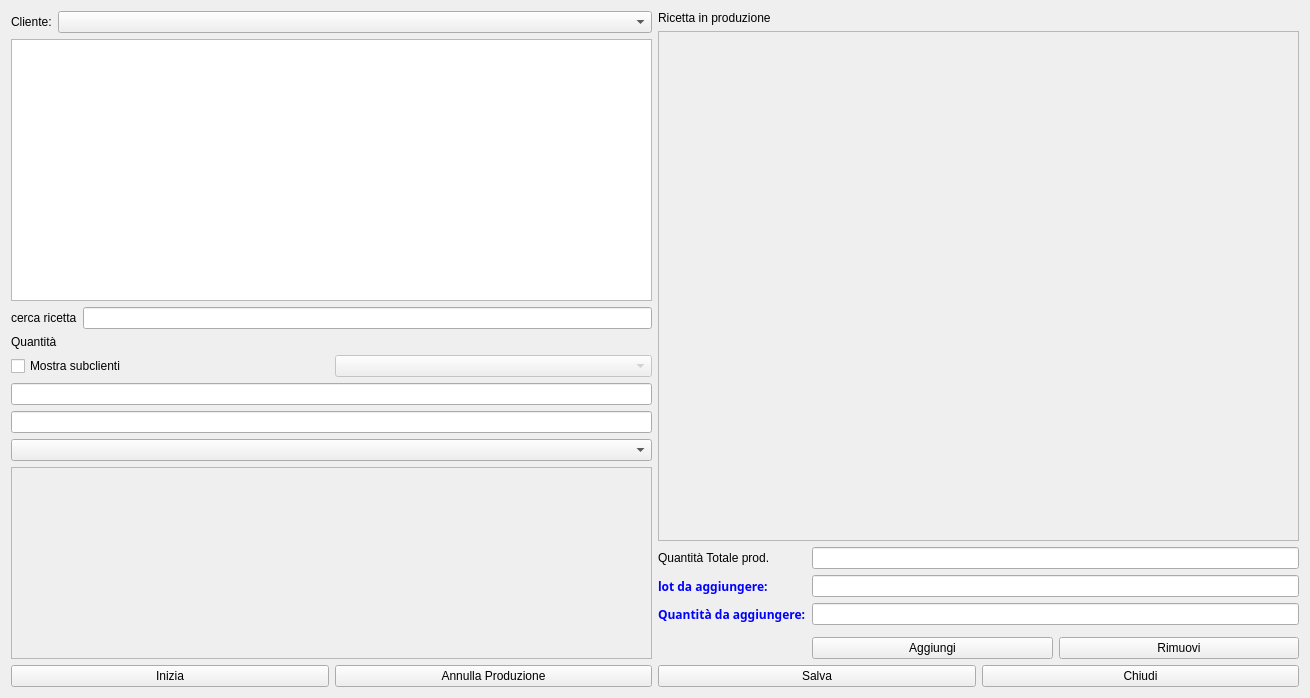
<?xml version="1.0" encoding="UTF-8"?>
<ui version="4.0">
 <class>HProduzione</class>
 <widget class="QWidget" name="HProduzione">
  <property name="windowModality">
   <enum>Qt::ApplicationModal</enum>
  </property>
  <property name="geometry">
   <rect>
    <x>0</x>
    <y>0</y>
    <width>1310</width>
    <height>698</height>
   </rect>
  </property>
  <property name="windowTitle">
   <string>Produzione</string>
  </property>
  <property name="windowIcon">
   <iconset resource="Resources/icons.qrc">
    <normaloff>:/Gears.PNG</normaloff>:/Gears.PNG</iconset>
  </property>
  <layout class="QVBoxLayout" name="verticalLayout_7">
   <item>
    <layout class="QHBoxLayout" name="horizontalLayout_3">
     <item>
      <layout class="QVBoxLayout" name="verticalLayout_5">
       <item>
        <layout class="QFormLayout" name="formLayout_2">
         <property name="fieldGrowthPolicy">
          <enum>QFormLayout::AllNonFixedFieldsGrow</enum>
         </property>
         <item row="0" column="0">
          <widget class="QLabel" name="label_3">
           <property name="text">
            <string>Cliente:</string>
           </property>
          </widget>
         </item>
         <item row="0" column="1">
          <widget class="QComboBox" name="cbClienti"/>
         </item>
        </layout>
       </item>
       <item>
        <widget class="QListView" name="lvRicette">
         <property name="enabled">
          <bool>true</bool>
         </property>
        </widget>
       </item>
       <item>
        <layout class="QFormLayout" name="formLayout">
         <item row="0" column="0">
          <widget class="QLabel" name="label">
           <property name="text">
            <string>cerca ricetta</string>
           </property>
          </widget>
         </item>
         <item row="0" column="1">
          <widget class="QLineEdit" name="lineEdit"/>
         </item>
        </layout>
       </item>
       <item>
        <widget class="QLabel" name="lbQty">
         <property name="text">
          <string>Quantità</string>
         </property>
        </widget>
       </item>
       <item>
        <layout class="QVBoxLayout" name="verticalLayout_4">
         <item>
          <layout class="QHBoxLayout" name="horizontalLayout_2">
           <item>
            <widget class="QCheckBox" name="cbUsaSublienti">
             <property name="text">
              <string>Mostra subclienti</string>
             </property>
            </widget>
           </item>
           <item>
            <widget class="QComboBox" name="cbSubClienti">
             <property name="enabled">
              <bool>false</bool>
             </property>
            </widget>
           </item>
          </layout>
         </item>
         <item>
          <layout class="QVBoxLayout" name="verticalLayout"/>
         </item>
         <item>
          <layout class="QVBoxLayout" name="verticalLayout_3">
           <item>
            <layout class="QFormLayout" name="formLayout_3"/>
           </item>
           <item>
            <widget class="QLineEdit" name="leIngrediente">
             <property name="alignment">
              <set>Qt::AlignLeading|Qt::AlignLeft|Qt::AlignVCenter</set>
             </property>
            </widget>
           </item>
           <item>
            <widget class="QLineEdit" name="leLot">
             <property name="readOnly">
              <bool>true</bool>
             </property>
            </widget>
           </item>
           <item>
            <widget class="QComboBox" name="cbQuantiItem"/>
           </item>
           <item>
            <widget class="QListView" name="lvLastlots">
             <property name="enabled">
              <bool>false</bool>
             </property>
            </widget>
           </item>
          </layout>
         </item>
        </layout>
       </item>
      </layout>
     </item>
     <item>
      <layout class="QVBoxLayout" name="verticalLayout_6">
       <item>
        <layout class="QVBoxLayout" name="verticalLayout_2">
         <item>
          <widget class="QLabel" name="label_5">
           <property name="text">
            <string>Ricetta in produzione</string>
           </property>
          </widget>
         </item>
         <item>
          <widget class="QTableView" name="tableView">
           <property name="enabled">
            <bool>false</bool>
           </property>
           <property name="selectionBehavior">
            <enum>QAbstractItemView::SelectRows</enum>
           </property>
          </widget>
         </item>
        </layout>
       </item>
       <item>
        <layout class="QFormLayout" name="formLayout_4">
         <property name="fieldGrowthPolicy">
          <enum>QFormLayout::AllNonFixedFieldsGrow</enum>
         </property>
         <item row="0" column="0">
          <widget class="QLabel" name="label_2">
           <property name="text">
            <string>Quantità Totale prod.</string>
           </property>
          </widget>
         </item>
         <item row="0" column="1">
          <widget class="QLineEdit" name="leDaFare">
           <property name="readOnly">
            <bool>false</bool>
           </property>
          </widget>
         </item>
         <item row="1" column="0">
          <widget class="QLabel" name="label_6">
           <property name="font">
            <font>
             <family>Trebuchet MS</family>
             <weight>75</weight>
             <bold>true</bold>
            </font>
           </property>
           <property name="styleSheet">
            <string notr="true">color:rgb(0, 0, 255)</string>
           </property>
           <property name="text">
            <string>lot da aggiungere:</string>
           </property>
          </widget>
         </item>
         <item row="1" column="1">
          <widget class="QLineEdit" name="leLotToAdd"/>
         </item>
         <item row="2" column="0">
          <widget class="QLabel" name="label_4">
           <property name="font">
            <font>
             <family>Trebuchet MS</family>
             <weight>75</weight>
             <bold>true</bold>
            </font>
           </property>
           <property name="styleSheet">
            <string notr="true">color:rgb(0, 0, 255)</string>
           </property>
           <property name="text">
            <string>Quantità da aggiungere:</string>
           </property>
          </widget>
         </item>
         <item row="2" column="1">
          <widget class="QLineEdit" name="leQtyToAdd"/>
         </item>
         <item row="3" column="1">
          <layout class="QFormLayout" name="formLayout_5"/>
         </item>
         <item row="4" column="1">
          <layout class="QHBoxLayout" name="horizontalLayout_4">
           <item>
            <widget class="QPushButton" name="pushButton_2">
             <property name="text">
              <string>Aggiungi</string>
             </property>
             <property name="icon">
              <iconset resource="Resources/icons.qrc">
               <normaloff>:/Plus.PNG</normaloff>:/Plus.PNG</iconset>
             </property>
             <property name="iconSize">
              <size>
               <width>24</width>
               <height>24</height>
              </size>
             </property>
            </widget>
           </item>
           <item>
            <widget class="QPushButton" name="pushButton_5">
             <property name="text">
              <string>Rimuovi</string>
             </property>
             <property name="icon">
              <iconset resource="Resources/icons.qrc">
               <normaloff>:/Minus.PNG</normaloff>:/Minus.PNG</iconset>
             </property>
             <property name="iconSize">
              <size>
               <width>24</width>
               <height>24</height>
              </size>
             </property>
            </widget>
           </item>
          </layout>
         </item>
        </layout>
       </item>
      </layout>
     </item>
    </layout>
   </item>
   <item>
    <layout class="QHBoxLayout" name="horizontalLayout">
     <item>
      <widget class="QPushButton" name="pushButton">
       <property name="text">
        <string>Inizia</string>
       </property>
       <property name="icon">
        <iconset resource="Resources/icons.qrc">
         <normaloff>:/Plus.PNG</normaloff>:/Plus.PNG</iconset>
       </property>
       <property name="iconSize">
        <size>
         <width>32</width>
         <height>32</height>
        </size>
       </property>
      </widget>
     </item>
     <item>
      <widget class="QPushButton" name="pushButton_4">
       <property name="text">
        <string>Annulla Produzione</string>
       </property>
       <property name="icon">
        <iconset resource="Resources/icons.qrc">
         <normaloff>:/Minus.PNG</normaloff>:/Minus.PNG</iconset>
       </property>
       <property name="iconSize">
        <size>
         <width>32</width>
         <height>32</height>
        </size>
       </property>
      </widget>
     </item>
     <item>
      <widget class="QPushButton" name="pushButton_6">
       <property name="text">
        <string>Salva</string>
       </property>
       <property name="icon">
        <iconset resource="Resources/icons.qrc">
         <normaloff>:/Arrow-Down.PNG</normaloff>:/Arrow-Down.PNG</iconset>
       </property>
       <property name="iconSize">
        <size>
         <width>32</width>
         <height>32</height>
        </size>
       </property>
      </widget>
     </item>
     <item>
      <widget class="QPushButton" name="pushButton_3">
       <property name="text">
        <string>Chiudi</string>
       </property>
       <property name="icon">
        <iconset resource="Resources/icons.qrc">
         <normaloff>:/Banned-Sign.PNG</normaloff>:/Banned-Sign.PNG</iconset>
       </property>
       <property name="iconSize">
        <size>
         <width>32</width>
         <height>32</height>
        </size>
       </property>
      </widget>
     </item>
    </layout>
   </item>
  </layout>
 </widget>
 <resources>
  <include location="Resources/icons.qrc"/>
 </resources>
 <connections/>
</ui>
